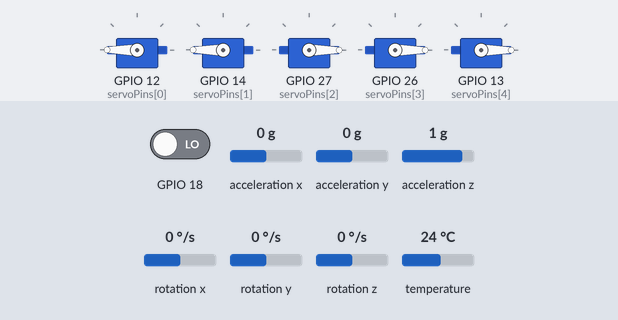
The sketch below on a simulated ESP32. Parts: 5 × servo. The test bench sets the inputs (shaded band); at power-on: acceleration x 0 g, GPIO 18 LOW, acceleration y 0 g, rotation z 0 °/s, acceleration z 1 g, rotation x 0 °/s, rotation y 0 °/s, temperature 24 °C.

Above: at 3.8 s.
3.9 s: acceleration x set to 0.2 g
At 8.1 s:
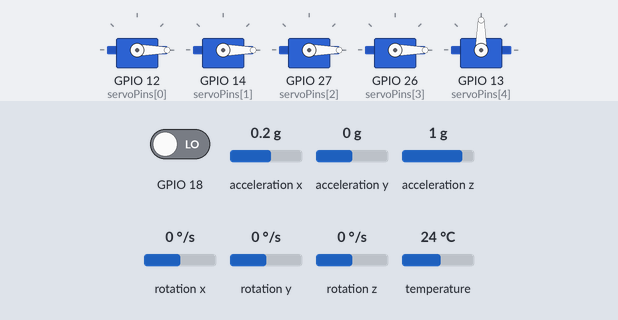
11.5 s: GPIO 18 driven HIGH
At 14.1 s:
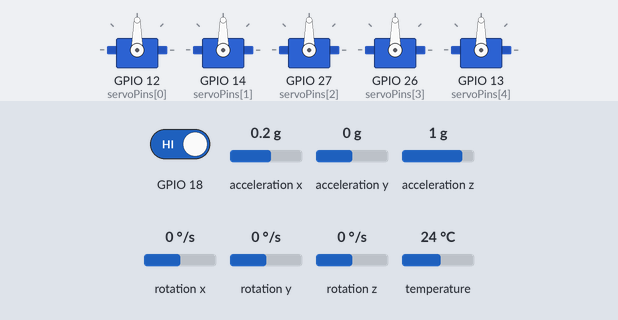
18.5 s: GPIO 18 driven LOW
26.2 s: acceleration y set to 0.2 g
At 31.0 s:
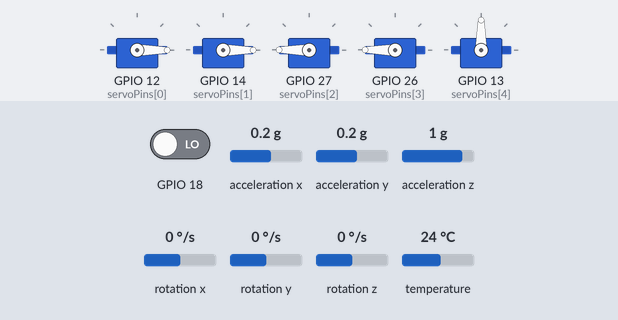
33.9 s: rotation z set to 100 °/s
41.6 s: acceleration x set to -1.4 g
At 46.4 s:
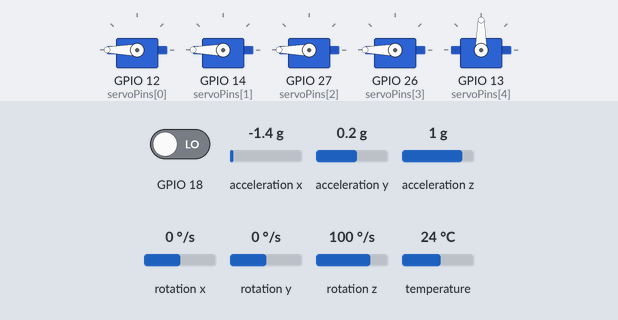
Timing chart, 0 to 50.3 s (numbered marks = the images above; inputs shaded):
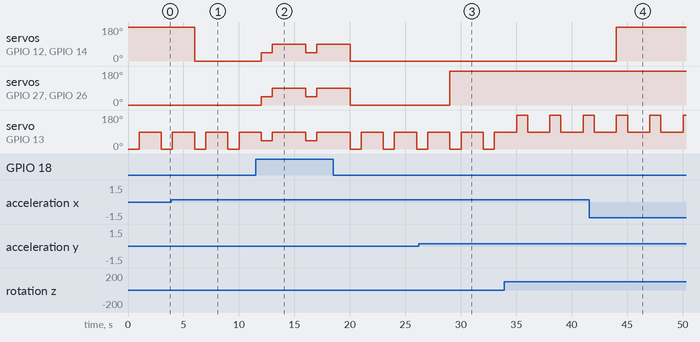

Measured:
- the behaviour switches between 0 and 0.1 g on acceleration x (found by bisection; images 0 and 1)
- the behaviour switches between 0 and 0.1 g on acceleration y (found by bisection; images 2 and 3)
- after the input at 3.9 s, servo on GPIO 12 (servoPins[0]), servo on GPIO 14 (servoPins[1]): 180° → 0° after 2.1 s
- after the input at 11.5 s, servo on GPIO 12 (servoPins[0]), servo on GPIO 14 (servoPins[1]), servo on GPIO 27 (servoPins[2]), servo on GPIO 26 (servoPins[3]), servo on GPIO 13 (servoPins[4]): alternates 90° for 3.0 s and 45° for 1.0 s, starting after 0.51 s
- after the input at 26.2 s, servo on GPIO 27 (servoPins[2]), servo on GPIO 26 (servoPins[3]): 0° → 180° after 2.8 s
- after the input at 41.6 s, servo on GPIO 12 (servoPins[0]), servo on GPIO 14 (servoPins[1]): 0° → 180° after 2.4 s
- by itself, servo on GPIO 13 (servoPins[4]): alternates 90° for 2.0 s and 0° for 1.0 s

The sketch:

sketch.ino
```cpp
#include <Wire.h>
#include <Adafruit_MPU6050.h>
#include <Adafruit_Sensor.h>
#include <ESP32Servo.h>

Servo myServos[5];
Adafruit_MPU6050 mpu;
int servoPins[5] = {12, 14, 27, 26, 13};
float rollpitchsense = 0.5;
float yawsense = 0.5;

void setup() {
    Serial.begin(115200);

    for (int i = 0; i < 5; i++) {
        myServos[i].attach(servoPins[i]);
        myServos[i].write(90);
    }

    while (!mpu.begin()) {
      Serial.println("Failed");
      delay(500);
    }

    pinMode(18, INPUT);
}

void loop() {
  int gerakanManusia = digitalRead(18);
  sensors_event_t a, g, temp;
  mpu.getEvent(&a, &g, &temp);
  if (gerakanManusia == HIGH) {
    for (int i = 0; i < 5; i++) {
      myServos[i].write(45);
    }
    delay(1000);

    for (int i = 0; i < 5; i++) {
      myServos[i].write(90);
    }
    delay(3000);
  }
  else if (gerakanManusia != HIGH) {
    float roll = a.acceleration.x;
    float pitch = a.acceleration.y;
    float yaw = g.gyro.z;

    if (roll > rollpitchsense) {
      myServos[0].write(0);
      myServos[1].write(0);
    }
    else if (roll < rollpitchsense) {
      myServos[0].write(180);
      myServos[1].write(180);
    }
    if (pitch > rollpitchsense) {
      myServos[2].write(180);
      myServos[3].write(180);
    }
    else if (pitch < rollpitchsense) {
      myServos[2].write(0);
      myServos[3].write(0);
    }
    if (yaw > yawsense) {
      myServos[4].write(180);
      delay(1000);
      myServos[4].write(90);
    }
    else if (yaw < yawsense) {
      myServos[4].write(0);
      delay(1000);
      myServos[4].write(90);
    }
    delay(2000);
  }
}
```
